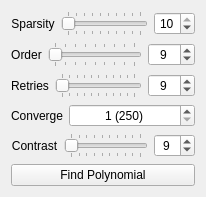
       <widget class="QWidget" name="tabPolynomial" >
        <attribute name="title" >
         <string>Poly</string>
        </attribute>
        <layout class="QVBoxLayout" >
         <item>
          <layout class="QHBoxLayout" >
           <item>
            <widget class="QLabel" name="label_24" >
             <property name="text" >
              <string>Sparsity</string>
             </property>
             <property name="alignment" >
              <set>Qt::AlignCenter</set>
             </property>
            </widget>
           </item>
           <item>
            <widget class="QSlider" name="SliderSparsity" >
             <property name="minimum" >
              <number>1</number>
             </property>
             <property name="maximum" >
              <number>10</number>
             </property>
             <property name="orientation" >
              <enum>Qt::Horizontal</enum>
             </property>
             <property name="tickPosition" >
              <enum>QSlider::TicksBothSides</enum>
             </property>
             <property name="tickInterval" >
              <number>1</number>
             </property>
            </widget>
           </item>
           <item>
            <widget class="QSpinBox" name="SpinBoxSparsity" >
             <property name="sizePolicy" >
              <sizepolicy vsizetype="Fixed" hsizetype="Fixed" >
               <horstretch>0</horstretch>
               <verstretch>0</verstretch>
              </sizepolicy>
             </property>
             <property name="focusPolicy" >
              <enum>Qt::NoFocus</enum>
             </property>
             <property name="alignment" >
              <set>Qt::AlignCenter</set>
             </property>
             <property name="keyboardTracking" >
              <bool>false</bool>
             </property>
             <property name="minimum" >
              <number>1</number>
             </property>
             <property name="maximum" >
              <number>10</number>
             </property>
             <property name="value" >
              <number>10</number>
             </property>
            </widget>
           </item>
          </layout>
         </item>
         <item>
          <layout class="QHBoxLayout" >
           <item>
            <widget class="QLabel" name="label_25" >
             <property name="text" >
              <string>Order</string>
             </property>
             <property name="alignment" >
              <set>Qt::AlignCenter</set>
             </property>
            </widget>
           </item>
           <item>
            <widget class="QSlider" name="SliderOrder" >
             <property name="minimum" >
              <number>1</number>
             </property>
             <property name="maximum" >
              <number>9</number>
             </property>
             <property name="orientation" >
              <enum>Qt::Horizontal</enum>
             </property>
             <property name="tickPosition" >
              <enum>QSlider::TicksBothSides</enum>
             </property>
             <property name="tickInterval" >
              <number>1</number>
             </property>
            </widget>
           </item>
           <item>
            <widget class="QSpinBox" name="SpinBoxOrder" >
             <property name="sizePolicy" >
              <sizepolicy vsizetype="Fixed" hsizetype="Fixed" >
               <horstretch>0</horstretch>
               <verstretch>0</verstretch>
              </sizepolicy>
             </property>
             <property name="focusPolicy" >
              <enum>Qt::NoFocus</enum>
             </property>
             <property name="alignment" >
              <set>Qt::AlignCenter</set>
             </property>
             <property name="keyboardTracking" >
              <bool>false</bool>
             </property>
             <property name="minimum" >
              <number>1</number>
             </property>
             <property name="maximum" >
              <number>100</number>
             </property>
             <property name="value" >
              <number>9</number>
             </property>
            </widget>
           </item>
          </layout>
         </item>
         <item>
          <layout class="QHBoxLayout" >
           <item>
            <widget class="QLabel" name="label_26" >
             <property name="text" >
              <string>Retries</string>
             </property>
             <property name="alignment" >
              <set>Qt::AlignCenter</set>
             </property>
            </widget>
           </item>
           <item>
            <widget class="QSlider" name="SliderRetries" >
             <property name="minimum" >
              <number>1</number>
             </property>
             <property name="maximum" >
              <number>100</number>
             </property>
             <property name="orientation" >
              <enum>Qt::Horizontal</enum>
             </property>
             <property name="tickPosition" >
              <enum>QSlider::TicksBothSides</enum>
             </property>
             <property name="tickInterval" >
              <number>10</number>
             </property>
            </widget>
           </item>
           <item>
            <widget class="QSpinBox" name="SpinBoxRetries" >
             <property name="sizePolicy" >
              <sizepolicy vsizetype="Fixed" hsizetype="Fixed" >
               <horstretch>0</horstretch>
               <verstretch>0</verstretch>
              </sizepolicy>
             </property>
             <property name="focusPolicy" >
              <enum>Qt::NoFocus</enum>
             </property>
             <property name="alignment" >
              <set>Qt::AlignCenter</set>
             </property>
             <property name="keyboardTracking" >
              <bool>false</bool>
             </property>
             <property name="minimum" >
              <number>1</number>
             </property>
             <property name="maximum" >
              <number>100</number>
             </property>
             <property name="value" >
              <number>9</number>
             </property>
            </widget>
           </item>
          </layout>
         </item>
         <item>
          <layout class="QHBoxLayout" >
           <item>
            <widget class="QLabel" name="label_27" >
             <property name="text" >
              <string>Converge</string>
             </property>
             <property name="alignment" >
              <set>Qt::AlignCenter</set>
             </property>
            </widget>
           </item>
           <item>
            <widget class="QSpinBox" name="SpinBoxConverge" >
             <property name="sizePolicy" >
              <sizepolicy vsizetype="Fixed" hsizetype="MinimumExpanding" >
               <horstretch>0</horstretch>
               <verstretch>0</verstretch>
              </sizepolicy>
             </property>
             <property name="focusPolicy" >
              <enum>Qt::NoFocus</enum>
             </property>
             <property name="alignment" >
              <set>Qt::AlignCenter</set>
             </property>
             <property name="keyboardTracking" >
              <bool>false</bool>
             </property>
             <property name="suffix" >
              <string> (250)</string>
             </property>
             <property name="minimum" >
              <number>1</number>
             </property>
             <property name="maximum" >
              <number>10</number>
             </property>
             <property name="value" >
              <number>1</number>
             </property>
            </widget>
           </item>
          </layout>
         </item>
         <item>
          <layout class="QHBoxLayout" >
           <item>
            <widget class="QLabel" name="label_28" >
             <property name="text" >
              <string>Contrast</string>
             </property>
             <property name="alignment" >
              <set>Qt::AlignCenter</set>
             </property>
            </widget>
           </item>
           <item>
            <widget class="QSlider" name="SliderContrast" >
             <property name="minimum" >
              <number>1</number>
             </property>
             <property name="maximum" >
              <number>10</number>
             </property>
             <property name="orientation" >
              <enum>Qt::Horizontal</enum>
             </property>
             <property name="tickPosition" >
              <enum>QSlider::TicksBothSides</enum>
             </property>
             <property name="tickInterval" >
              <number>1</number>
             </property>
            </widget>
           </item>
           <item>
            <widget class="QSpinBox" name="SpinBoxContrast" >
             <property name="sizePolicy" >
              <sizepolicy vsizetype="Fixed" hsizetype="Fixed" >
               <horstretch>0</horstretch>
               <verstretch>0</verstretch>
              </sizepolicy>
             </property>
             <property name="focusPolicy" >
              <enum>Qt::NoFocus</enum>
             </property>
             <property name="alignment" >
              <set>Qt::AlignCenter</set>
             </property>
             <property name="keyboardTracking" >
              <bool>false</bool>
             </property>
             <property name="minimum" >
              <number>1</number>
             </property>
             <property name="maximum" >
              <number>10</number>
             </property>
             <property name="value" >
              <number>9</number>
             </property>
            </widget>
           </item>
          </layout>
         </item>
         <item>
          <widget class="QPushButton" name="FindPolynomial" >
           <property name="text" >
            <string>Find Polynomial</string>
           </property>
          </widget>
         </item>
        </layout>
       </widget>
